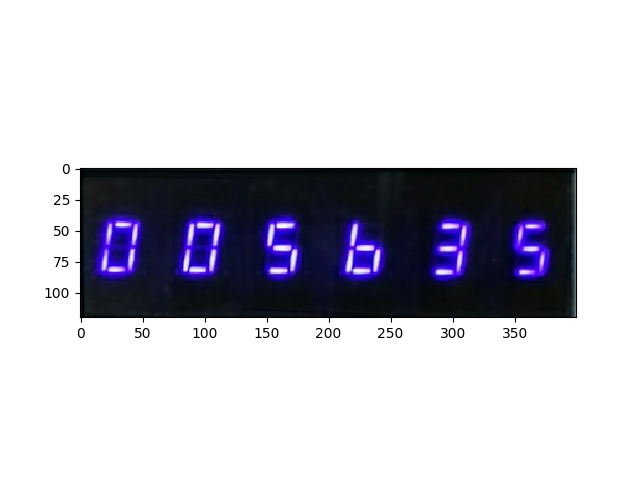
#> input picture test_images/26.png, 640 x 480 px
$ python lcd_number.py   (Python 2 division)
#> lines starting #> are read from the running program, lines starting #| are printed output that depends on the picture; after the words box and inside, x2 and y2 are one past the last pixel; in counts of white or black regions, pixels touching at a corner belong together
# -*- coding: utf-8 -*-
# -*- coding: utf-8 -*-
import numpy as np
import matplotlib.pyplot as plt
import cv2


class Digits:

    def __init__(self,imagefile):
        #
        #IMAGES
        self.originalimg=0
        self.workingimg=0
        #FRAMED IMAGES
        self.framecoords=[]
        self.framedoriginalimg=0
        self.framedworingimg=0
        #loadimage
        if isinstance(imagefile,type(np.array([]))):
            self.im_newimagearray(imagefile)
        else:
            self.im_newimage(imagefile)
        #ProcessedImagesDIGITS
        self.digits=self.im_getdigitsr()
        self.processdigits=self.im_getprocesseddigits()
        self.im_eraselowcountd()


    ######LoadImage case file, case array
    def im_newimage(self,imagefile):
#> called with imagefile = 'test_images/26.png'
        self.originalimg=cv2.imread(imagefile,0)
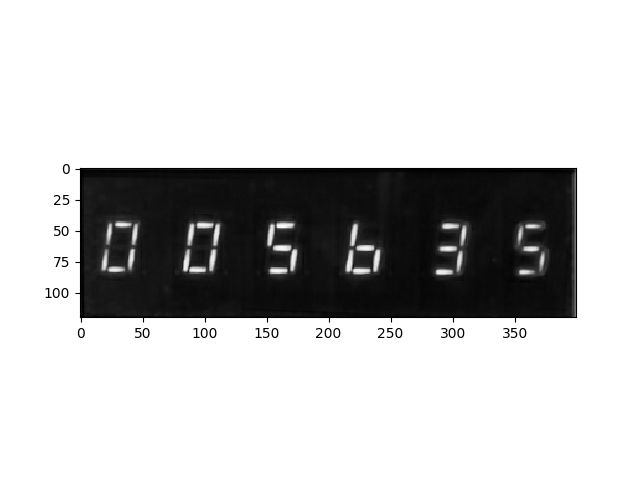
#> self.originalimg: shape (480, 640); min 0, max 255, mean 198.5
#> in im_treshold, `ret,im=cv2.threshold(f,120,255,cv2.THRESH_BINARY)`:
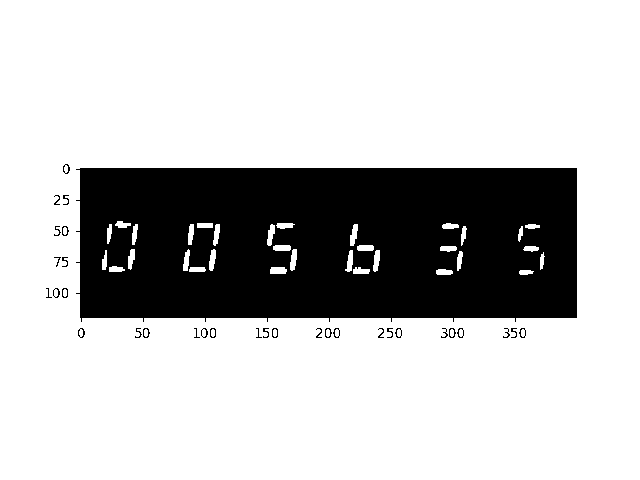
#> im: shape (480, 640); 76.4% white; 32 black regions (4 under 20 px), largest, box (x1, y1, x2, y2) and area: (76, 168, 577, 322) 71750, (63, 164, 70, 174) 30, (62, 226, 69, 236) 30
        self.workingimg=self.originalimg
    def im_newimagearray(self,imagearray):
        gray= cv2.cvtColor(imagearray, cv2.COLOR_BGR2GRAY)
        self.originalimg=gray
        self.workingimg=self.originalimg
    #####BAISCPROCESSINGDEFS------INPUT---npARRAY-----OUTPUT---Processednparray
    def im_dilate(self,f):
        kerneld=np.ones((16,16),np.uint8)
        dilatedimage=cv2.dilate(f,kerneld,iterations = 1)
#> dilatedimage: shape (480, 640); 83.9% white; 4 black regions (1 under 20 px), largest, box (x1, y1, x2, y2) and area: (88, 176, 570, 311) 49178, (115, 236, 125, 259) 114, (198, 236, 206, 260) 87
        return dilatedimage
    def im_erode(self,f):
        kernele=np.ones((9,9),np.uint8)
        erodedimage=cv2.erode(f,kernele,iterations = 1)
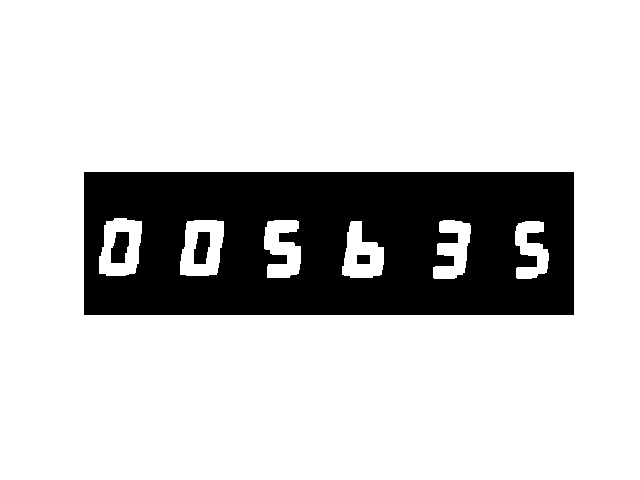
#> erodedimage: shape (480, 640); 80.1% white; 4 black regions
        return erodedimage
    def im_treshold(self,f):
        ret,im=cv2.threshold(f,120,255,cv2.THRESH_BINARY)
        return im
    #BASICFEATURES-----Input---- np array
    #contours-----Input---- np array Output----list contours
    def im_contours(self,f):
        a,b=cv2.findContours(f.copy(), 1, 2)
#> a = 11 contours; largest, box (x1, y1, x2, y2) and area: (0, 0, 640, 480) 306081, (83, 171, 575, 316) 70702, (180, 220, 224, 276) 2020, (99, 218, 142, 276) 1992, (342, 221, 384, 278) 1539; b = [[1, -1, -1, -1], [2, 0, -1, -1], [3, 1, -1, -1], [4, 2, -1, -1], [5, 3, -1, -1], [6, 4, -1, -1], [7, 5, -1, -1], [8, 6, -1, -1], [9, 7, -1, -1], [10, 8, -1, -1], [-1, 9, -1, -1]]
        return a
    #boundingrectangles----Input----nparray----output----list rectangles
    def im_rectangles(self,f):
        c=self.im_contours(f)
        rectangles=[]
        for cnt in c:
            rectangles.append(cv2.boundingRect(cnt))
        return rectangles
    #GETDISPLAYFRAME----INPUT-----none---output----rectangle of display
    def im_getdisplay(self):
        f=self.workingimg
        f=self.im_treshold(f)
        f=self.im_dilate(f)
        f=self.im_erode(f)

        ccc=0
        ind2=[0,0]
        a=self.im_contours(f)
        for count,c in enumerate(a):
            cc=[]
            for m in range(len(c)-1):
                ss=c[m+1]-c[m]
                cc.append(max(ss[0]))
                if max(cc)>ccc:
                    ccc=max(cc)
                    ind2[1]=ind2[0]
                    ind2[0]=count
#> this loop made 11 passes
#> c on pass 11: [[0, 0], [0, 479], [639, 479], [639, 0]]
#> after the loop, ccc = 639; ind2 = [10, 9]
        rectangledisplay=cv2.boundingRect(a[ind2[1]])
#> rectangledisplay = (83, 171, 492, 145)
        return rectangledisplay
    #GETDIGITS ----INPUT-----none---output----listdigits
    def im_getdigitsr(self):
        rectangles=[]
        digits=[]
        rectanglesmax=[]
        display=self.im_getdisplay()
#> display = (83, 171, 492, 145)
        x,y,w,h=display
#> x = 83; y = 171; w = 492; h = 145
        foriginal=self.originalimg[y:y+h,x:x+w]
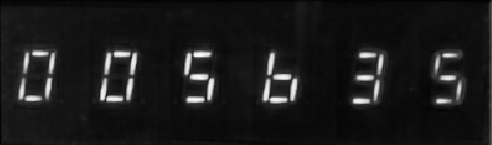
#> foriginal: shape (145, 492); min 1, max 249, mean 26.3
        f=self.workingimg
        f=self.im_treshold(f)
        f=self.im_dilate(f)
        f=self.im_erode(f)
        f=f[y:y+h,x:x+w]
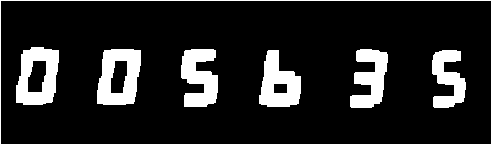
#> f: shape (145, 492); 14.3% white; 7 white regions
        a,b = cv2.findContours(f.copy(), 1, 2)
#> a = 11 contours; largest, box (x1, y1, x2, y2) and area: (0, 0, 492, 145) 70704, (0, 0, 492, 145) 70702, (97, 49, 141, 105) 2020, (16, 47, 59, 105) 1992, (259, 50, 301, 107) 1539
        for cnt in a:
            rectangles.append(cv2.boundingRect(cnt))
#> this loop made 11 passes
#> cnt on pass 11: [[0, 0], [0, 144], [491, 144], [491, 0]]
#> after the loop, rectangles = [(273, 83, 15, 11), (110, 60, 18, 34), (27, 60, 20, 33), (432, 50, 34, 58), (259, 50, 42, 57), (350, 49, 38, 59), (181, 49, 37, 58), (97, 49, 44, 56), (16, 47, 43, 58), (0, 0, 492, 145), (0, 0, 492, 145)]
        for rectangle in rectangles:
            x1,y1,w1,h1=rectangle
            if w1*h1>500:
                rectanglesmax.append(rectangle)
#> this loop made 11 passes
#> after the loop, rectanglesmax = [(110, 60, 18, 34), (27, 60, 20, 33), (432, 50, 34, 58), (259, 50, 42, 57), (350, 49, 38, 59), (181, 49, 37, 58), (97, 49, 44, 56), (16, 47, 43, 58), (0, 0, 492, 145), (0, 0, 492, 145)]

        rectanglesmax=sorted(rectanglesmax, key=lambda x: x[0])
#> rectanglesmax = [(0, 0, 492, 145), (0, 0, 492, 145), (16, 47, 43, 58), (27, 60, 20, 33), (97, 49, 44, 56), (110, 60, 18, 34), (181, 49, 37, 58), (259, 50, 42, 57), (350, 49, 38, 59), (432, 50, 34, 58)]


        for rectangle in rectanglesmax:
            x1,y1,w1,h1=rectangle
            digits.append(foriginal[y1:y1+h1,x1:x1+w1])
#> this loop made 10 passes
#> after the loop, digits = 10 items
        return digits
    def im_getdigits(self):
        return self.digits
    #apply treshold dilate digits
    def im_getprocesseddigits(self):
        pdigits=[]
        for m in self.digits:
            c=self.im_treshold(m)
            pdigits.append(c)
#> this loop made 10 passes
#> pass 3, in im_treshold (call 5), `ret,im=cv2.threshold(f,120,255,cv2.THRESH_BINARY)`:
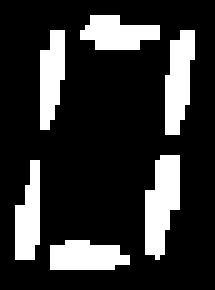
#> im: shape (58, 43) (shown 5 times larger); 19.9% white; 6 white regions, box (x1, y1, x2, y2) and area: (29, 31, 36, 52) 103, (33, 6, 39, 27) 89, (10, 48, 26, 54) 78, (16, 3, 32, 10) 77, (8, 6, 13, 26) 75, (3, 32, 8, 52) 74
#> after the loop, pdigits = 10 items
        return pdigits


    #COUNTPOINTSDIGITS INPUT---listarrays output----counts per item
    def im_count(self):
        count=[]
        for i in self.processdigits:
            c=0
            for m in i:
                c=c+sum(m)/255
            count.append(c)
#> after the loop, count = [2852, 2852, 496, 27, 579, 18, 529, 530, 414, 304]
        return count
    def im_eraselowcountd(self):
        s1=[]
        s2=[]
        count=self.im_count()
#> count = [2852, 2852, 496, 27, 579, 18, 529, 530, 414, 304]

        for num,i in enumerate(self.processdigits):
            if count[num]>60:
                s1.append(i)
#> after the loop, s1 = 8 items
        for num,i in enumerate(self.digits):
            if count[num]>60:
                s2.append(i)
#> after the loop, s2 = 8 items
        self.processdigits=s1
#> self.processdigits = 8 items
        self.digits=s2
#> self.digits = 8 items
#> the loop in im_plotdigitsbinary, `for i in digits2:` made 8 passes
#> the loop in im_plotdigitsbinary, `for count,ax in enumerate(axes):` made 8 passes
#> in plot, `plt.show()`:
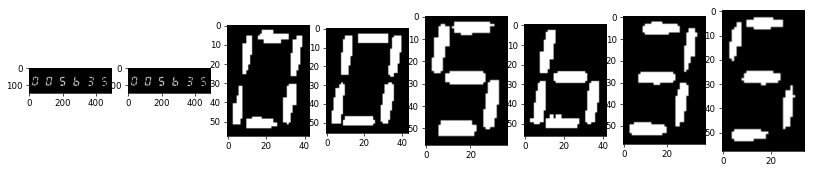
#> figure drawn by matplotlib, 8 panels
        #LINECOUNTING
    def im_hitcount(self):
        digits=self.processdigits
        hitxf=[]
        hityf=[]
        hittt=[]
        for count,i in enumerate(self.processdigits):
            digito1=digits[count]
            h=len(digito1[:,0])
            w=len(digito1[0,:])
            coordsy=np.array(range(1,3))*h/(len(np.array(range(1,3)))+1)
            coordsx=np.array(range(1,2))*w/(len(np.array(range(1,2)))+1)

            m=0
            cc=0
            hits=[]
            for i in range(h):
                trig=digito1[i,coordsx[0]]
                if trig==0:
                    cc=0
                if trig!=0 and cc==0:
                    hits.append([i,coordsx[0]])
                    m=m+1
                    cc=1
            hityf.append(hits)


            mx=0
            ccx=0
            hitstx=[]
            hitsx=[]
            mxt=[]
            for i in range(2):
                for s in range(w):
                    trig=digito1[coordsy[i],s]
                    if trig==0:
                        ccx=0
                    if trig!=0 and ccx==0:
                        hitsx.append([coordsy[i],s])
                        mx=mx+1
                        ccx=1
                hitstx.append(hitsx)
                mxt.append(mx)
                mx=0
                hitsx=[]
            hitxf.append(hitstx)
            hittt.append([hits,hitstx])

        return hittt
    #zoneClasification


    def im_zoneclassification(self):
        digitaldicts=[]
        digitaldict={'b1':0,'b2':0,'b3':0,'b4':0,'b5':0,'b6':0,'b7':0,}
        for i in range(len(self.processdigits)):
            digitaldicts.append(dict(digitaldict))
#> this loop made 8 passes
#> after the loop, digitaldicts = 8 items
        digits=self.processdigits
#> digits = 8 items
        hits=self.im_hitcount()
#> the loop in im_hitcount, `for count,i in enumerate(self.processdigits):` made 8 passes
#> (h, w, coordsy, coordsx) on passes 1 to 8: (145, 492, [48, 96], [246]), (145, 492, [48, 96], [246]), (58, 43, [19, 38], [21]), (56, 44, [18, 37], [22]), (58, 37, [19, 38], [18]), (57, 42, [19, 38], [21]), (59, 38, [19, 39], [19]), (58, 34, [19, 38], [17])
#> after the loop in im_hitcount, `for count,i in enumerate(self.processdigits):`: hityf = [[], [], [[3, 21], [49, 21]], [[3, 22], [47, 22]], [[3, 18], [25, 18], [47, 18]], [[24, 21], [48, 21]], [[4, 19], [26, 19], [51, 19]], [[3, 17], [25, 17], [50, 17]]]
#> hits = 8 items
        for count,i in enumerate(digits):
            hity=hits[count][0]
            hitx=hits[count][1]
            limx=len(i[0,:])/2
            limxy=len(i[:,0])/2
            limy1,limy2=[len(i[:,0])/3,2*len(i[:,0])/3]

            for hit in hity:
                if hit[0]<limy1:
                    digitaldicts[count]['b2']=1
                elif hit[0]>=limy1 and hit[0]<=limy2:
                    digitaldicts[count]['b7']=1
                elif hit[0]>limy2:
                    digitaldicts[count]['b5']=1
            for hit in hitx:
                for q in hit:
                    if q[1]<=limx and q[0]<limxy:
                        digitaldicts[count]['b1']=1
                    elif q[1]<=limx and q[0]>=limxy:
                        digitaldicts[count]['b6']=1
                    if q[1]>limx and q[0]<limxy:
                        digitaldicts[count]['b3']=1
                    elif q[1]>limx and q[0]>=limxy:
                        digitaldicts[count]['b4']=1
#> this loop made 8 passes
#> (hity, hitx, limx, limxy, limy1, limy2) on passes 3 to 8: ([[3, 21], [49, 21]], [[[19, 8], [19, 33]], [[38, 5], [38, 29]]], 21, 29, 19, 38), ([[3, 22], [47, 22]], [[[18, 8], [18, 34]], [[37, 4], [37, 30]]], 22, 28, 18, 37), ([[3, 18], [25, 18], [47, 18]], [[[19, 3]], [[38, 27]]], 18, 29, 19, 38), ([[24, 21], [48, 21]], [[[19, 8]], [[38, 6], [38, 32]]], 21, 28, 19, 38), ([[4, 19], [26, 19], [51, 19]], [[[19, 28]], [[39, 24]]], 19, 29, 19, 39), ([[3, 17], [25, 17], [50, 17]], [[[19, 3]], [[38, 25]]], 17, 29, 19, 38)
#> (limx, limxy, limy1, limy2) on passes 1 to 2: (246, 72, 48, 96), (246, 72, 48, 96)

        return digitaldicts
    def im_intreturn(self):
        fulldigitdict={0:{'b1':1,'b2':1,'b3':1,'b4':1,'b5':1,'b6':1,'b7':0},1:{'b1':0,'b2':1,'b3':0,'b4':0,'b5':1,'b6':0,'b7':0},2:{'b1':0,'b2':1,'b3':1,'b4':0,'b5':1,'b6':1,'b7':1},3:{'b1':0,'b2':1,'b3':1,'b4':1,'b5':1,'b6':0,'b7':1},4:{'b1':1,'b2':0,'b3':1,'b4':1,'b5':0,'b6':0,'b7':1},5:{'b1':1,'b2':1,'b3':0,'b4':1,'b5':1,'b6':0,'b7':1},6:{'b1':1,'b2':0,'b3':0,'b4':1,'b5':1,'b6':1,'b7':1},7:{'b1':0,'b2':1,'b3':1,'b4':1,'b5':0,'b6':0,'b7':0},8:{'b1':1,'b2':1,'b3':1,'b4':1,'b5':1,'b6':1,'b7':1},9:{'b1':1,'b2':1,'b3':1,'b4':1,'b5':0,'b6':0,'b7':1}}
        s=self.im_zoneclassification()
#> s = 8 items
        m=[]
        for i in s:
            match=0
            for count in range(len(fulldigitdict)):
                q=fulldigitdict[count]
                if q==i:
                    m.append(count)
                    match=1
            if match==0:
                m.append(1)
#> after the loop, m = [1, 1, 0, 0, 5, 6, 3, 5]
        #join digits
        m=map(str,m)
#> m = ['1', '1', '0', '0', '5', '6', '3', '5']
        m=''.join(m)
        if m:
            m=int(m)
#> m = 11005635
        return m

        #PLOTING
    def im_plotrawarray(self,digits):
        m=digits
        plt.imshow(m,cmap=plt.cm.gray)
    def im_plotdigits(self):
        digits=self.im_getdigits()
        fig, axes = plt.subplots(nrows=1, ncols=len(digits),figsize=(16,6))
        for count,ax in enumerate(axes):
            ax.imshow(digits[count],cmap=plt.cm.gray)
    def im_plotdigitsbinary(self):
        digits=[]
        digits2=self.processdigits
        for i in digits2:
            digits.append(self.im_treshold(i))
        fig, axes = plt.subplots(nrows=1, ncols=len(digits),figsize=(16,6))
        for count,ax in enumerate(axes):
            ax.imshow(digits[count],cmap=plt.cm.gray)
    def plot(self):
        plt.show()


#EXAMPLE
direccion='test_images/26.png'

num=Digits(direccion)

digits=num.processdigits
num.im_plotdigitsbinary()


#num.im_plotdigitsbinary()
########CALCULOHITS

num.plot()
print num.im_intreturn()


#num.plot()


#num.im_plotdigitsbinary()
#num.plot()
    #########
